Frame 1 (no input): blank canvas, image omitted
Frame 60 (no input): blank canvas, image omitted
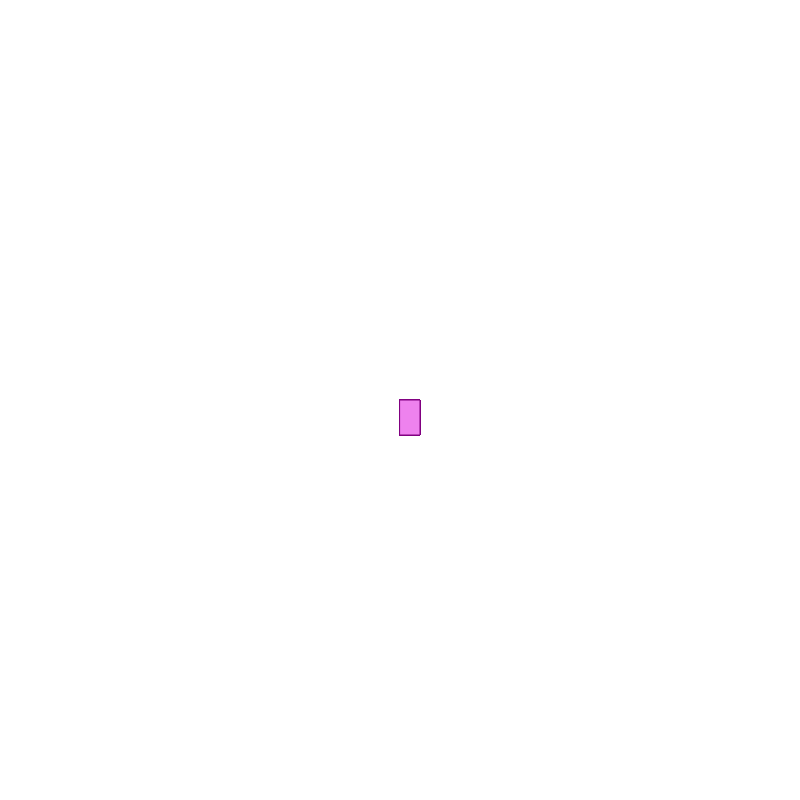
Frame 120 (the mouse pressed at the canvas centre since frame 60)

The p5.js sketch whose frames 1 and 60 were blank and that drew this single picture after the mouse press (run headless with seeded random() and noise() and a simulated clock; from frame 60 on, the mouse is pressed at the canvas centre):

// p5.js sketch
// ── sketch.js
function setup() {
  createCanvas(800, 800);
   background("#130303(0;0;0;0.95)");
}

function draw() {
  fill("violet");
  if(mouseIsPressed)
 rect(mouseX,mouseY,20,35);
  stroke("purple");
}
